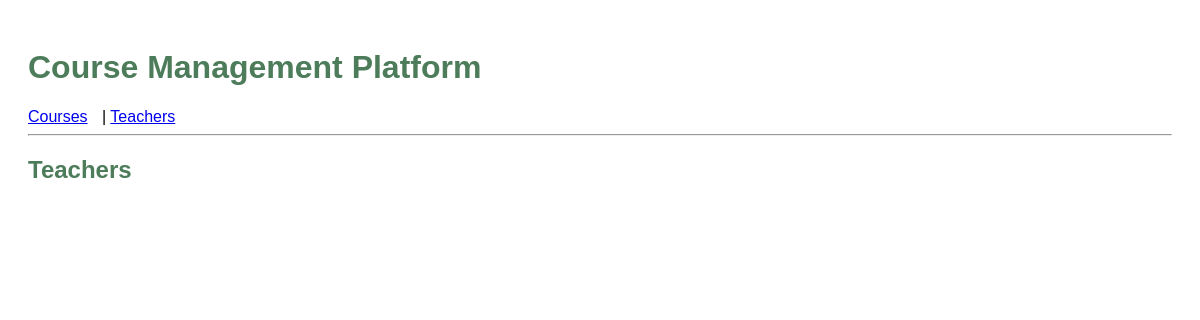
The page /teachers/ on the database as committed earlier.
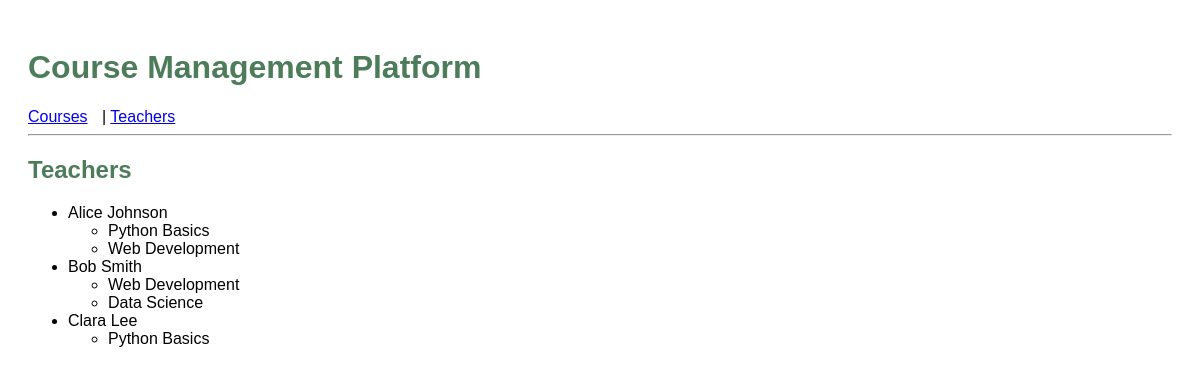
The same page on the database as committed later.
### courses/models.py (models this page shows, shortened)
class Teacher(models.Model):
    name = models.CharField(max_length=255)
    courses = models.ManyToManyField(Course, related_name='teachers')

class Course(models.Model):
    title = models.CharField(max_length=255)
    description = models.TextField()

### courses/views.py (the view)
# urls.py: path('teachers/', views.teacher_list, name='teacher_list'),
def teacher_list(request):
    teachers = Teacher.objects.all()
    return render(request, 'courses/teacher_list.html', {'teachers': teachers})

### courses/templates/courses/teacher_list.html
{% extends "base.html" %}
{% block content %}
<h2>Teachers</h2>
<ul>
    {% for teacher in teachers %}
        <li>{{ teacher.name }}
            <ul>
                {% for course in teacher.courses.all %}
                    <li>{{ course.title }}</li>
                {% endfor %}
            </ul>
        </li>
    {% endfor %}
</ul>
{% endblock %}

### templates/base.html (shortened to what this page needs)
<!DOCTYPE html>
<html>
<head>
    <link rel="stylesheet" href="/static/css/style.css">
</head>
<body>
    <h1>Course Management Platform</h1>
    <nav>
        <a href="/">Courses</a> |
        <a href="/teachers/">Teachers</a>
    </nav>
    <hr>
    {% block content %}{% endblock %}
</body>
</html>

### static/css/style.css (style rules this page uses)
body { font-family: Arial, sans-serif; padding: 20px; }
h1, h2 { color: #4C7C59; }
nav a { margin-right: 10px; }

Rows that differ between the two databases and show on the page:
added Teacher: name "Alice Johnson"
added Course: title "Python Basics"
added Course: title "Web Development"
added Teacher: name "Bob Smith"
added Course: title "Data Science", shown under "Bob Smith"
added Teacher: name "Clara Lee"
